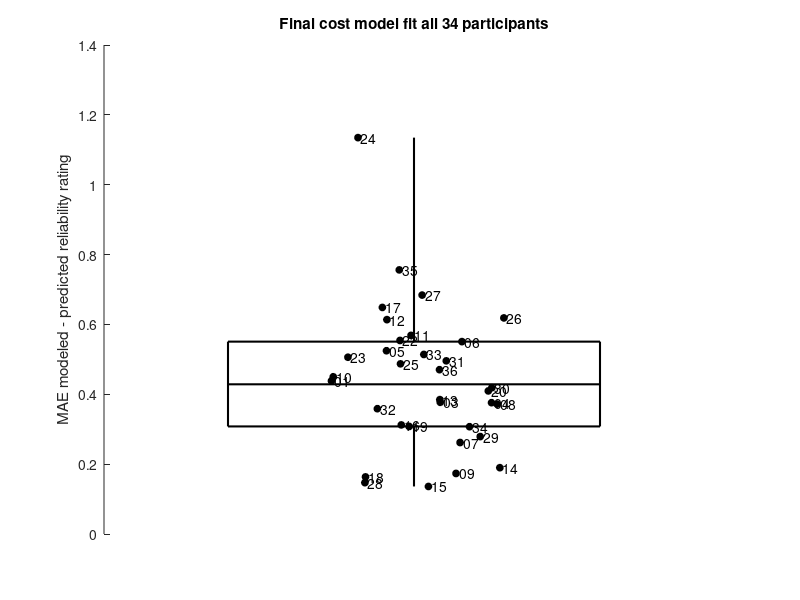
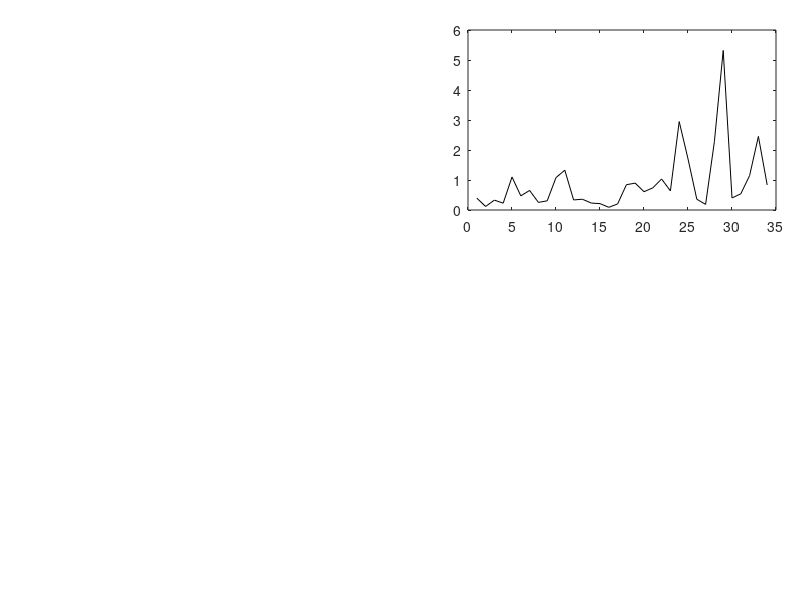

Source code (MATLAB) for these figures, in order: (Note: this script raises an error after producing the figures.)
% this scripts loads saved_model_parameters.mat from x1_ script
% and then we will explore stuff and make some graphs too.

load saved_model_parameters.mat;
p=saved_model_parameters;





cost_f=[];
for i=1:numel(p)
    cost_f = [cost_f p{i}{2}];
end

% slight helper:
get_s_num = @(i) sprintf('%02d', str2num(p{i}{5}(9:11)));

% Create figure
fh=figure('color','w');
ah=axes('parent',fh); 
set(ah,'nextplot','add');


% Plot individual data points
x_vals = rand(size(cost_f)) * 0.3 + 0.85;
plot(x_vals, cost_f, 'ko', 'MarkerFaceColor', 'k', 'MarkerSize', 5);
for i=1:numel(x_vals)
    th=text(x_vals(i), cost_f(i), [' ' get_s_num(i)]);
    set(th,'horizontalalignment','left','verticalalignment','middle');
end



% Compute statistics
data_min = min(cost_f);
data_max = max(cost_f);
data_median = median(cost_f);
data_q1 = quantile(cost_f, 0.25);
data_q3 = quantile(cost_f, 0.75);

my_left_pos = 0.7;
my_right_pos = 1.3;

% Draw box
rectangle('Position', [my_left_pos, data_q1, my_right_pos-my_left_pos, data_q3 - data_q1], ...
    'EdgeColor', 'k', 'LineWidth', 1.5, 'FaceColor', 'none');

% Draw whiskers
line([1 1], [data_min data_q1], 'Color', 'k', 'LineWidth', 1.5); % Lower whisker
line([1 1], [data_q3 data_max], 'Color', 'k', 'LineWidth', 1.5); % Upper whisker

% Draw median line
line([my_left_pos my_right_pos], [data_median data_median], 'Color', 'k', 'LineWidth', 1.5);



% Compute and plot spread (boxplot equivalent)
% boxplot(cost_f, 'Colors', 'k', 'Whisker', 1.5, 'Symbol', 'ko', ...
%     'Widths', 0.9, 'Labels', {''}, 'OutlierSize', 1);

set(ah,'xcolor','none');
xlim([0.5 1.5]);
box off;

ylabel('MAE modeled - predicted reliability rating');
title('Final cost model fit all 34 participants');




% now - let's check model params:
fh=figure('color','w');

    
ul = 0.05; % upp limit
dl = 0.20; % down limit
ll = 0.15; % left limit
rl = 0.03; % right limit
sh = 0.05; % spacing horz
sv = 0.15; % spacing vert

NY = 2; % how manycols
NX = 2;  % how many rows


p = [];

for i=1:(NX*NY)

    [ix,iy] = ind2sub([NX, NY],i);

    xpos = ll + (ix-1) * (1-ll-rl-(NX-1)*sh)/NX + (ix-1) * sh;
    xsize = (1-ll-rl-(NX-1)*sh)/NX;

    ypos = 1 - ul - (NY-iy+1) * (1-ul-dl-(NY-1)*sv)/NY - (NY-iy) * sv;
    ysize = (1-ul-dl-(NY-1)*sv)/NY;

    p(i,:) = [xpos ypos xsize ysize];
end



m=[];
for i=1:numel(saved_model_parameters)
    m=[m; saved_model_parameters{i}{1}];
end

my_ylabels = {'\gamma','\alpha','\beta','\delta'};
for i=4:-1:1
    ahs(i) = axes('parent',fh, 'position', p(i,:));
    x_labels = arrayfun(get_s_num, 1:34,'uniformoutput',false);
    ph=plot(m(:, i),'k');
    set(ahs,'xtick', 1:34, 'xticklabel',x_labels,'xticklabelrotation', 90);
    xlim([0 35]);
    ylabel(my_ylabels{i});
    box off;
end




% Customize appearance

% ylabel('Values');
% title('Data Spread with Outliers and Individual Points');